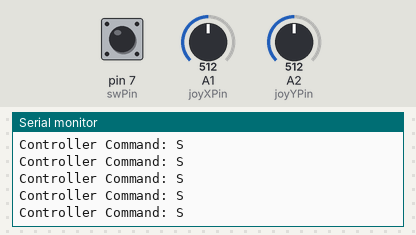
This sketch was run on a simulated Arduino Uno, built with avr-gcc and run on an emulated ATmega328P. Shown: the last lines printed to the serial monitor. The test bench sets the inputs (shaded band); at power-on: A1 (joyXPin) = 512, A2 (joyYPin) = 512, pin 7 (swPin) HIGH. No radio packets arrive unless stated.

Above: at 1.2 s.
1.3 s: A1 (joyXPin) set to 610
At 1.34 s:
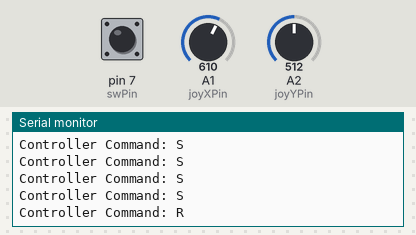
3.2 s: A1 (joyXPin) set to 583
At 3.27 s:
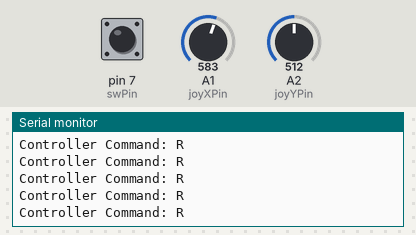
4.7 s: A2 (joyYPin) set to 582
6.2 s: A2 (joyYPin) set to 613
At 6.23 s:
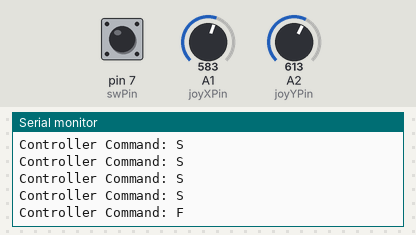
8.1 s: A1 (joyXPin) set to 406
At 8.17 s:
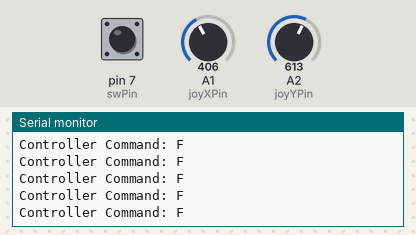
9.6 s: A1 (joyXPin) set to 384
At 9.7 s:
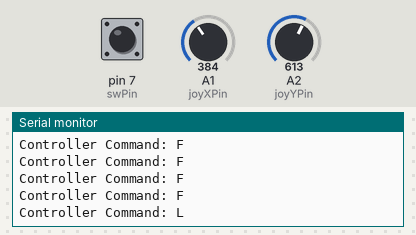

The sketch:

joystick_code.ino
```cpp
#include <SPI.h>
#include <RF24.h>

RF24 radio(10, 9); // CE, CSN pins
const byte address = 5;

const int joyXPin = A1; // Analog pin for X-axis of joystick
const int joyYPin = A2; // Analog pin for Y-axis of joystick
const int swPin = 7 ;    // Digital pin for the switch

void setup() {
  Serial.begin(9600);
  radio.begin();
  radio.openWritingPipe(address);
  radio.setDataRate(RF24_2MBPS);
  radio.setPALevel(RF24_PA_MIN);
  pinMode(swPin, INPUT_PULLUP);
}

void loop() {
  char command =  getCommand();
  Serial.println("Controller Command: " + String(command));
  radio.write(&command, sizeof(command));
  delay(100); // Adjust as needed
}

char getCommand() {
  int joyX = analogRead(joyXPin);
  int joyY = analogRead(joyYPin);
  int swState = digitalRead(swPin);

  // Add dead zone to joystick values to prevent small variations
  if (abs(joyX - 512) < 20){
    joyX = 512;
  }

  if (abs(joyY - 512) < 20){
    joyY = 512;
  }

  // Map joystick values to commands
  if (joyX < 400){
    return 'L'; // Left
  } else if (joyX > 600){
    return 'R'; // Right
  } else if (joyY < 400) {
    return 'B'; // Backward
  } else if (joyY > 600) {
    return 'F'; // Forward
  } else if (swState == LOW){
    return 'X'; // Your custom command for the switch (replace 'X' with the desired command)
  } else {
    return 'S'; // Stop
  }
}
```

Measured:
- the behaviour switches between 600 and 601 on A2 (joyYPin) (found by bisection; images 2 and 3)
- the behaviour switches between 400 and 399 on A1 (joyXPin) (found by bisection; images 4 and 5)
- after the input at 1.3 s, the serial monitor: prints a new line at once (image 1)
- after the input at 6.2 s, the serial monitor: prints a new line at once (image 3)
- after the input at 9.6 s, the serial monitor: prints a new line after 0.10 s (image 5)
